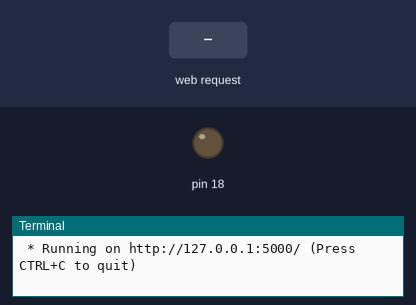
The program below on a simulated Raspberry Pi (header pin numbers). On the bench: output pins drawn as LEDs (lit = HIGH), the last lines printed to the terminal. Inputs (shaded band) come from the test bench. The clock reads 2024-03-15 10:24:30 at power-on unless the program sets it.

Above: at 1.2 s.
1.3 s: HTTP request for /new received with the fields status=ON
At 1.9 s:
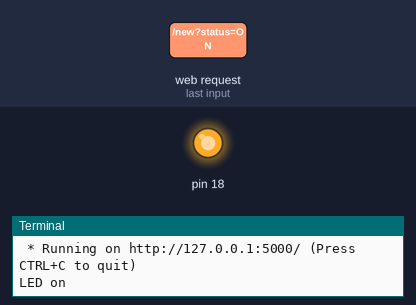
2.8 s: HTTP request for /new received
4.3 s: HTTP request for / received
Timing chart, 0 to 7.3 s (numbered marks = the images above; inputs shaded):
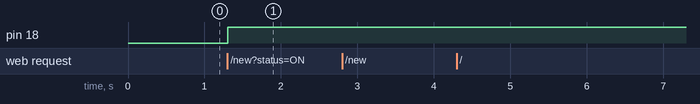

Measured:
- after the input at 1.3 s, pin 18: LOW → HIGH at once

The program:

led_through_browser.py
```python
from flask import Flask, request, flash, url_for, redirect, render_template


app = Flask(__name__)

import RPi.GPIO as GPIO
import time
GPIO.setmode(GPIO.BOARD)


@app.route('/new', methods = ['GET', 'POST'])
def new():
   if request.method == 'POST':
      if  request.form['status']=="ON":
        GPIO.setup(18,GPIO.OUT)
        print "LED on"
        GPIO.output(18,GPIO.HIGH)
        time.sleep(1)
      else:
        print "LED off"
        GPIO.output(18,GPIO.LOW)
        return redirect(url_for('new'))
   return render_template('new.html')

if __name__ == '__main__':
   app.run(debug = True)
```
